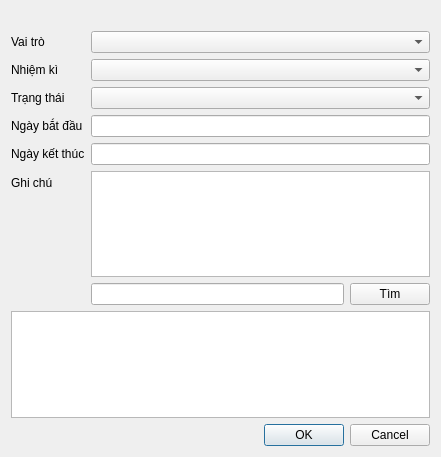
<?xml version="1.0" encoding="UTF-8"?>
<ui version="4.0">
 <class>DlgDeptMgr</class>
 <widget class="QDialog" name="DlgDeptMgr">
  <property name="geometry">
   <rect>
    <x>0</x>
    <y>0</y>
    <width>441</width>
    <height>457</height>
   </rect>
  </property>
  <property name="windowTitle">
   <string>Dialog</string>
  </property>
  <layout class="QVBoxLayout" name="verticalLayout_2">
   <item>
    <layout class="QVBoxLayout" name="verticalLayout">
     <item>
      <widget class="QLabel" name="lblTitle">
       <property name="text">
        <string/>
       </property>
      </widget>
     </item>
     <item>
      <layout class="QFormLayout" name="formLayout">
       <property name="topMargin">
        <number>0</number>
       </property>
       <item row="0" column="0">
        <widget class="QLabel" name="label">
         <property name="text">
          <string>Vai trò</string>
         </property>
        </widget>
       </item>
       <item row="1" column="0">
        <widget class="QLabel" name="label_2">
         <property name="text">
          <string>Nhiệm kì</string>
         </property>
        </widget>
       </item>
       <item row="1" column="1">
        <widget class="QComboBox" name="cbTerm"/>
       </item>
       <item row="0" column="1">
        <widget class="QComboBox" name="cbRole"/>
       </item>
       <item row="6" column="1">
        <layout class="QHBoxLayout" name="horizontalLayout_2">
         <item>
          <widget class="QLineEdit" name="txtSearch"/>
         </item>
         <item>
          <widget class="QPushButton" name="btnSearch">
           <property name="text">
            <string>Tìm</string>
           </property>
           <property name="icon">
            <iconset>
             <normalon>:/icon/icon/icons8-search-64.png</normalon>
            </iconset>
           </property>
          </widget>
         </item>
        </layout>
       </item>
       <item row="5" column="0">
        <widget class="QLabel" name="label_4">
         <property name="text">
          <string>Ghi chú</string>
         </property>
        </widget>
       </item>
       <item row="2" column="0">
        <widget class="QLabel" name="label_3">
         <property name="text">
          <string>Trạng thái</string>
         </property>
        </widget>
       </item>
       <item row="2" column="1">
        <widget class="QComboBox" name="cbStatus"/>
       </item>
       <item row="5" column="1">
        <widget class="QPlainTextEdit" name="txtRemark">
         <property name="frameShape">
          <enum>QFrame::StyledPanel</enum>
         </property>
         <property name="lineWidth">
          <number>5</number>
         </property>
        </widget>
       </item>
       <item row="3" column="0">
        <widget class="QLabel" name="label_5">
         <property name="text">
          <string>Ngày bắt đầu</string>
         </property>
        </widget>
       </item>
       <item row="4" column="0">
        <widget class="QLabel" name="label_6">
         <property name="text">
          <string>Ngày kết thúc</string>
         </property>
        </widget>
       </item>
       <item row="3" column="1">
        <widget class="QLineEdit" name="txtStartDate"/>
       </item>
       <item row="4" column="1">
        <widget class="QLineEdit" name="txtEndDate"/>
       </item>
      </layout>
     </item>
     <item>
      <widget class="QTableWidget" name="tblList"/>
     </item>
    </layout>
   </item>
   <item>
    <widget class="QDialogButtonBox" name="buttonBox">
     <property name="orientation">
      <enum>Qt::Horizontal</enum>
     </property>
     <property name="standardButtons">
      <set>QDialogButtonBox::Cancel|QDialogButtonBox::Ok</set>
     </property>
    </widget>
   </item>
  </layout>
 </widget>
 <resources/>
 <connections>
  <connection>
   <sender>buttonBox</sender>
   <signal>accepted()</signal>
   <receiver>DlgDeptMgr</receiver>
   <slot>accept()</slot>
   <hints>
    <hint type="sourcelabel">
     <x>248</x>
     <y>254</y>
    </hint>
    <hint type="destinationlabel">
     <x>157</x>
     <y>274</y>
    </hint>
   </hints>
  </connection>
  <connection>
   <sender>buttonBox</sender>
   <signal>rejected()</signal>
   <receiver>DlgDeptMgr</receiver>
   <slot>reject()</slot>
   <hints>
    <hint type="sourcelabel">
     <x>316</x>
     <y>260</y>
    </hint>
    <hint type="destinationlabel">
     <x>286</x>
     <y>274</y>
    </hint>
   </hints>
  </connection>
 </connections>
</ui>
